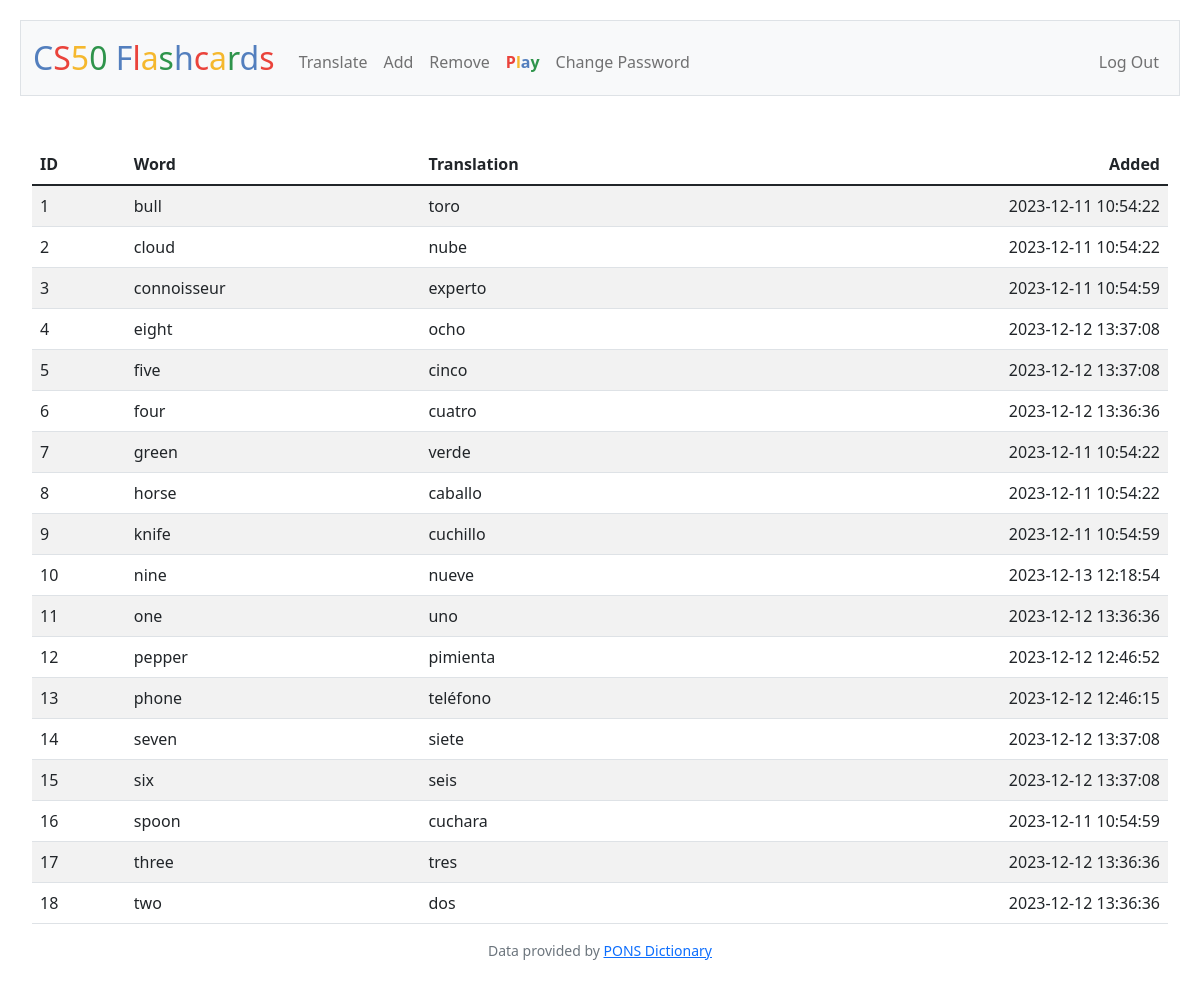
The page / (signed in) on the database its author committed.
### tables this page shows
CREATE TABLE "database" (id INTEGER PRIMARY KEY NOT NULL, user_id INTEGER NOT NULL,'source' TEXT NOT NULL,'target' TEXT NOT NULL, datetime DATETIME NOT NULL);

### app.py (the view)
@app.route("/")
@login_required
def index():
    user_id = session["user_id"]
    reg_list = db.execute(
        "SELECT source, target, datetime FROM database WHERE user_id = ? GROUP BY source", user_id)
    print(reg_list)
    '''# Update reg_list and calculate stock value
    for row in reg_list:
        row["price"] = lookup(row["symbol"])["price"]
        stock_value = stock_value + (row["price"] * row["shares"])

    # Calculate remaining cash
    cash = db.execute("SELECT cash FROM users WHERE id = ?", user_id)[0]["cash"]

    # Calculate overall value of the assets
    total = stock_value + cash'''
    return render_template("index.html", reg_list=reg_list)

### app.py (called while the page is built)
@app.after_request
def after_request(response):
    response.headers["Cache-Control"] = "no-cache, no-store, must-revalidate"
    response.headers["Expires"] = 0
    response.headers["Pragma"] = "no-cache"
    return response

### helpers.py (called while the page is built)
def login_required(f):
    @wraps(f)
    def decorated_function(*args, **kwargs):
        if session.get("user_id") is None:
            return redirect("/login")
        return f(*args, **kwargs)
    return decorated_function

### templates/index.html (shortened to what this page needs)
{% extends "layout.html" %}
{% block main %}
    <table class="table table-striped">
        <thead>
            <tr>
                <th class="text-start">ID</th>
                <th class="text-start">Word</th>
                <th class="text-start">Translation</th>
                <th class="text-end">Added</th>
            </tr>
        </thead>
        <tbody>
            {% for row in reg_list %}
            <tr>
                <td class="text-start">{{loop.index}}</td>
                <td class="text-start">{{row.source}}</td>
                <td class="text-start">{{row.target}}</td>
                <td class="text-end">{{row.datetime}}</td>
            </tr>
            {% endfor %}
        </tbody>
{% endblock %}

### templates/layout.html (shortened to what this page needs)
<!DOCTYPE html>
<html lang="en">
    <head>
        <link href="https://cdn.jsdelivr.net/npm/bootstrap@5.1.3/dist/css/bootstrap.min.css" rel="stylesheet">
        <link href="/static/styles.css" rel="stylesheet">
    </head>
    <body>
        <nav class="bg-light border navbar navbar-expand-md navbar-light">
            <div class="container-fluid">
                <a class="navbar-brand" href="/"><span class="blue">C</span><span class="red">S</span><span class="yellow">5</span><span class="green">0</span> <span class="blue">F</span><span class="red">l</span><span class="yellow">a</span><span class="green">s</span><span class="blue">h</span><span class="red">c</span><span class="yellow">a</span><span class="green">r</span><span class="blue">d</span><span class="red">s</span></a>
                <div class="collapse navbar-collapse" id="navbar">
                    {% if session["user_id"] %}
                        <ul class="navbar-nav me-auto mt-2">
                            <li class="nav-item"><a class="nav-link" href="/translate">Translate</a></li>
                            <li class="nav-item"><a class="nav-link" href="/add">Add</a></li>
                            <li class="nav-item"><a class="nav-link" href="/remove">Remove</a></li>
                            <li class="nav-item"><a class="nav-link" href="/play"><span class="red">P</span><span class="yellow">l</span><span class="blue">a</span><span class="green">y</span></a></li>
                            <li class="nav-item"><a class="nav-link" href="/change">Change Password</a></li>
                        </ul>
                        <ul class="navbar-nav ms-auto mt-2">
                            <li class="nav-item"><a class="nav-link" href="/logout">Log Out</a></li>
                        </ul>
                    {% else %}
                        <ul class="navbar-nav ms-auto mt-2">
                            <li class="nav-item"><a class="nav-link" href="/register">Register</a></li>
                            <li class="nav-item"><a class="nav-link" href="/login">Log In</a></li>
                        </ul>
                    {% endif %}
                </div>
            </div>
        </nav>
        <main class="container-fluid py-5 text-center">
            {% block main %}{% endblock %}
        </main>
        <footer class="mb-5 small text-center text-muted">
            Data provided by <a href="https://en.pons.com/translate/">PONS Dictionary</a>
        </footer>
    </body>
</html>

### static/styles.css (style rules this page uses)
nav .navbar-brand { font-size: xx-large; }
nav .navbar-brand .blue { color: #537fbe; }
nav .navbar-brand .red { color: #ea433b; }
nav .navbar-brand .yellow { color: #f5b82e; }
nav .navbar-brand .green { color: #2e944b; }
body { padding: 20px; }
nav .nav-link .blue { color: #537fbe; font-weight: bold; }
nav .nav-link .yellow { color: #f5b82e; font-weight: bold; }
nav .nav-link .green { color: #2e944b; font-weight: bold; }
nav .nav-link .red { color: #ea433b; font-weight: bold; }

### rows shown on the page
database: source "bull", target "toro", datetime "2023-12-11 10:54:22"
database: source "cloud", target "nube", datetime "2023-12-11 10:54:22"
database: source "connoisseur", target "experto", datetime "2023-12-11 10:54:59"
database: source "eight", target "ocho", datetime "2023-12-12 13:37:08"
database: source "five", target "cinco", datetime "2023-12-12 13:37:08"
database: source "four", target "cuatro", datetime "2023-12-12 13:36:36"
database: source "green", target "verde", datetime "2023-12-11 10:54:22"
database: source "horse", target "caballo", datetime "2023-12-11 10:54:22"
database: source "knife", target "cuchillo", datetime "2023-12-11 10:54:59"
database: source "nine", target "nueve", datetime "2023-12-13 12:18:54"
database: source "one", target "uno", datetime "2023-12-12 13:36:36"
database: source "pepper", target "pimienta", datetime "2023-12-12 12:46:52"
database: source "phone", target "teléfono", datetime "2023-12-12 12:46:15"
database: source "seven", target "siete", datetime "2023-12-12 13:37:08"
database: source "six", target "seis", datetime "2023-12-12 13:37:08"
database: source "spoon", target "cuchara", datetime "2023-12-11 10:54:59"
database: source "three", target "tres", datetime "2023-12-12 13:36:36"
database: source "two", target "dos", datetime "2023-12-12 13:36:36"
